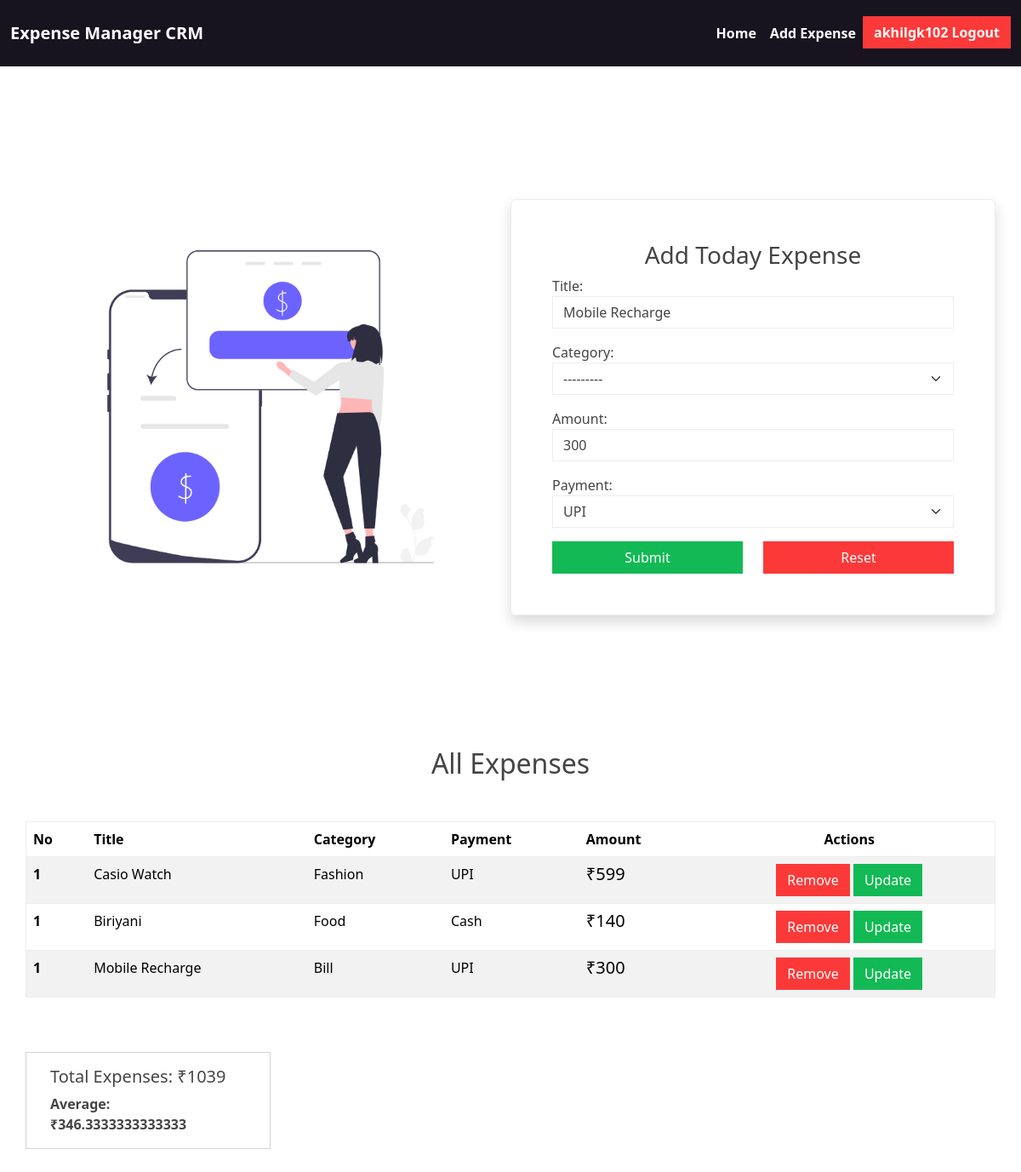
Page /expense/11/update (signed in) on the committed database.
### exp_app/models.py (models this page shows)
class User(AbstractUser):
    phone_number=models.CharField(max_length=12,unique=True)
    email=models.EmailField(unique=True)

class ExpenseManager(models.Model):
    title=models.CharField(max_length=200)
    category_options=(
    ('Housing', 'Housing'),
    ('Transportation', 'Transportation'),
    ('Food', 'Food'),
    ('Healthcare', 'Healthcare'),
    ('Education', 'Education'),
    ('Entertainment', 'Entertainment'),
    ('Personal Care', 'Personal Care'),
    ('Debt Payments', 'Debt Payments'),
    ('Savings & Investments', 'Savings & Investments'),
    ('Gifts & Donations', 'Gifts & Donations'),
    ('Insurance', 'Insurance'),
    ('Travel', 'Travel'),
    ('Miscellaneous', 'Miscellaneous'),
    )
    category=models.CharField(choices=category_options,max_length=200)
    amount=models.PositiveIntegerField()
    payment_options=(
        ("Cash","Cash"),
        ("Card","Card"),
        ("UPI","UPI"),
    )
    payment=models.CharField(max_length=200,choices=payment_options)
    owner=models.ForeignKey(User,on_delete=models.CASCADE,null=True)

### exp_app/views.py (the view, shortened to what this page needs)
# urls.py: path("expense/<int:pk>/update",views.ExpenseCreateView.as_view(),name="expense-update"),
@method_decorator(decs,name="dispatch")
class ExpenseCreateView(View):
    template_name="expense_create.html"
    form_class=ExpenseCreateForm
    def get(self,request,*args,**kwargs):
        id=kwargs.get("pk")
        exp_obj=None
        if id:
            exp_obj=ExpenseManager.objects.get(id=id)
        form_instance = self.form_class(instance=exp_obj)
        qs=ExpenseManager.objects.filter(owner=request.user)
        total_amount=qs.aggregate(Sum('amount'))['amount__sum']
        average=qs.aggregate(Avg('amount'))['amount__avg']
        print(average)
        return render(request,self.template_name,{"form":form_instance,"data":qs,"total":total_amount,"average":average})

### exp_app/forms.py
class ExpenseCreateForm(forms.ModelForm):
    class Meta:
        model=ExpenseManager
        fields=['title','category','amount','payment']
        widgets={
            "title":forms.TextInput(attrs={"class":"form-control","placeholder":"Enter Title"}),
            "category":forms.Select(choices=ExpenseManager.category_options,attrs={"class":"form-control form-select"}),
            "amount":forms.NumberInput(attrs={"class":"form-control","placeholder":"Enter Amount"}),
            "payment":forms.Select(choices=ExpenseManager.payment_options,attrs={"class":"form-control form-select"})
        }

### exp_app/templates/expense_create.html (shortened to what this page needs)
{%extends 'user_base.html'%}
{%load static%}
{%block main_block%}
<section>
    <div class="container">
        <div class="row justify-content-center align-items-center vh-100">
            <div class="col-lg-6 col-10">
                <img src="{%static 'images/money.png'%}" alt="" style="height: 30rem;">
            </div>
            <div class="col-lg-6 col-10 shadow rounded border p-5">
                <h3 class="text-center">Add Today Expense</h3>
                <form action="" method="post">
                    {{form.as_p}}
                    <div class="row mt-3">
                        <div class="col-6 d-grid">
                            <button type="submit" class="btn btn-success"> Submit</button>
                        </div>
                        <div class="col-6 d-grid">
                            <button type="reset" class="btn btn-danger"> Reset</button>
                        </div>
                    </div>
                </form>
            </div>
        </div>
    </div>
</section>
<section class="container mb-5 ">
    <h2 class="text-center mb-5">All Expenses</h2>
    <div class="row">
            <table class="table table-striped border">
                <thead>
                  <tr>
                    <th scope="col">No</th>
                    <th scope="col">Title</th>
                    <th scope="col">Category</th>
                    <th scope="col">Payment</th>
                    <th scope="col">Amount</th>
                    <th scope="col" class="text-center">Actions</th>
                  </tr>
                </thead>
                <tbody>
                    {%for d in data%}
                  <tr>
                    <th scope="row">1</th>
                    <td>{{d.title}}</td>
                    <td>{{d.category}}</td>
                    <td>{{d.payment}}</td>
                    <td class=""><h5>₹{{d.amount}}</h5></td>
                    <td class="text-center">
                        <a href="{%url 'expense-delete' d.id%}" class="btn btn-danger">Remove</a>
                        <a href="{%url 'expense-update' d.id%}" class="btn btn-success">Update</a>
                    </td>
                  </tr>
                  {%endfor%}
                </tbody>
              </table>
    </div>
    <div class="row mt-5">
        <div class="card" style="width: 18rem;">
            <div class="card-body">
              <h5 class="card-title">Total Expenses: ₹{{total}}</h5>
              <p class="card-text fw-semibold">Average: ₹{{average}}</p>
            </div>
          </div>
    </div>
</section>
{%endblock%}

### exp_app/templates/user_base.html (shortened to what this page needs)
<!DOCTYPE html>
{%load static%}
<html lang="en">
<head>
    <link rel="stylesheet" href="{%static 'css/style4.css'%}">
    <link rel="stylesheet" href="https://cdn.jsdelivr.net/npm/bootstrap-icons@1.11.3/font/bootstrap-icons.min.css">
</head>
<body>
    <nav class="navbar navbar-expand-lg bg-dark">
        <div class="container-fluid">
          <a class="navbar-brand fw-semibold text-white" href="#">Expense Manager CRM</a>
          <div class="collapse navbar-collapse" id="navbarNav">
            <ul class="navbar-nav ms-auto">
              <li class="nav-item">
                <a class="nav-link active fw-semibold text-white" aria-current="page" href="#">Home</a>
              </li>
              <li class="nav-item">
                <a class="nav-link fw-semibold text-white" href="{%url 'expense-create'%}">Add Expense</a>
              </li>
              <li class="nav-item">
                <a class="btn btn-danger fw-semibold text-white" href="{%url 'signout'%}"> {{request.user}} Logout</a>
              </li>
            </ul>
          </div>
        </div>
      </nav>
      {%block main_block%}
      {%endblock%}
</body>
</html>

### rows in the picture
User: user "akhilgk102"
ExpenseManager: title "Mobile Recharge", category "---------", amount "300", payment "UPI", category "Bill"
ExpenseManager: title "Casio Watch", category "Fashion", payment "UPI", amount "599"
ExpenseManager: title "Biriyani", category "Food", payment "Cash", amount "140"

### other values in the picture
{{ total }} "1039"
{{ average }} "346.3333333333333"
